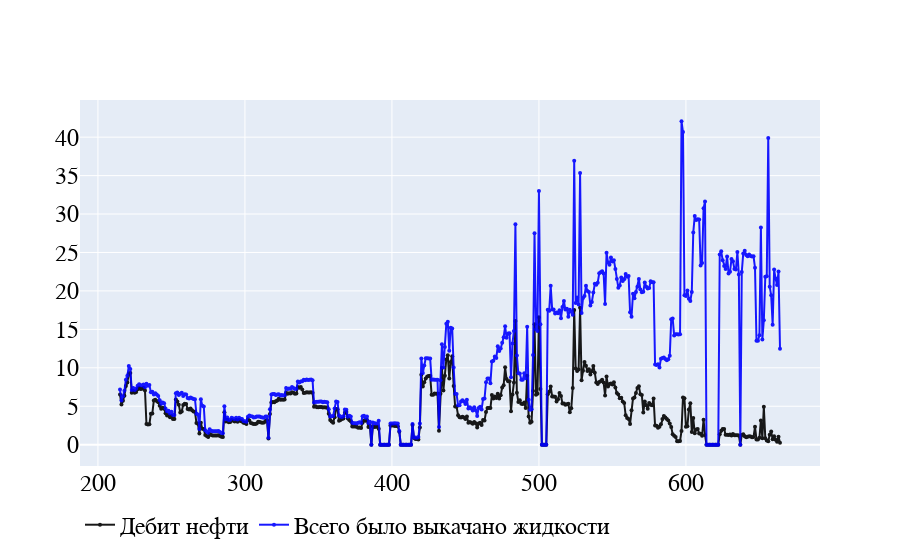

The cell this chart's notebook holds for it:
### Code cell
import chart_studio.plotly as py
import plotly.graph_objects as go

fig = go.Figure()
fig.add_trace(go.Scatter(x= df.index, y= df.Oil, mode= 'lines+markers', opacity = 0.9, 
                 name = 'Дебит нефти', marker=dict(color='Black', size=4)))

fig.add_trace(go.Scatter(x= df.index, y= df.Total, mode= 'lines+markers', opacity = 0.9, 
                 name = 'Всего было выкачано жидкости', marker=dict(color='Blue', size=4)))

fig.update_layout(
    legend_orientation="h",
#     font=dict(
#             family="sans-serif",
#             size=24,
#             color="black"
#         ),
#     width=1920,
#     height=1080, 
#     plot_bgcolor='rgba(240, 240, 240, 0.7)'
)
fig.show()

### Figure 1 — Plotly figure (JSON) as saved in the notebook; plotly's stock layout.template omitted (floating-point values rounded to 4 significant figures; data arrays with more than 128 entries replaced by an {"elided": "..."} marker saying what was removed)
{"data": [{"marker": {"color": "Black", "size": 4}, "mode": "lines+markers", "name": "Дебит нефти", "opacity": 0.9, "type": "scatter", "x": {"elided": "450 int values"}, "y": {"elided": "450 float values"}}, {"marker": {"color": "Blue", "size": 4}, "mode": "lines+markers", "name": "Всего было выкачано жидкости", "opacity": 0.9, "type": "scatter", "x": {"elided": "450 int values"}, "y": {"elided": "450 float values"}}], "layout": {"font": {"color": "black", "family": "sans-serif", "size": 24}, "legend": {"orientation": "h"}}}
